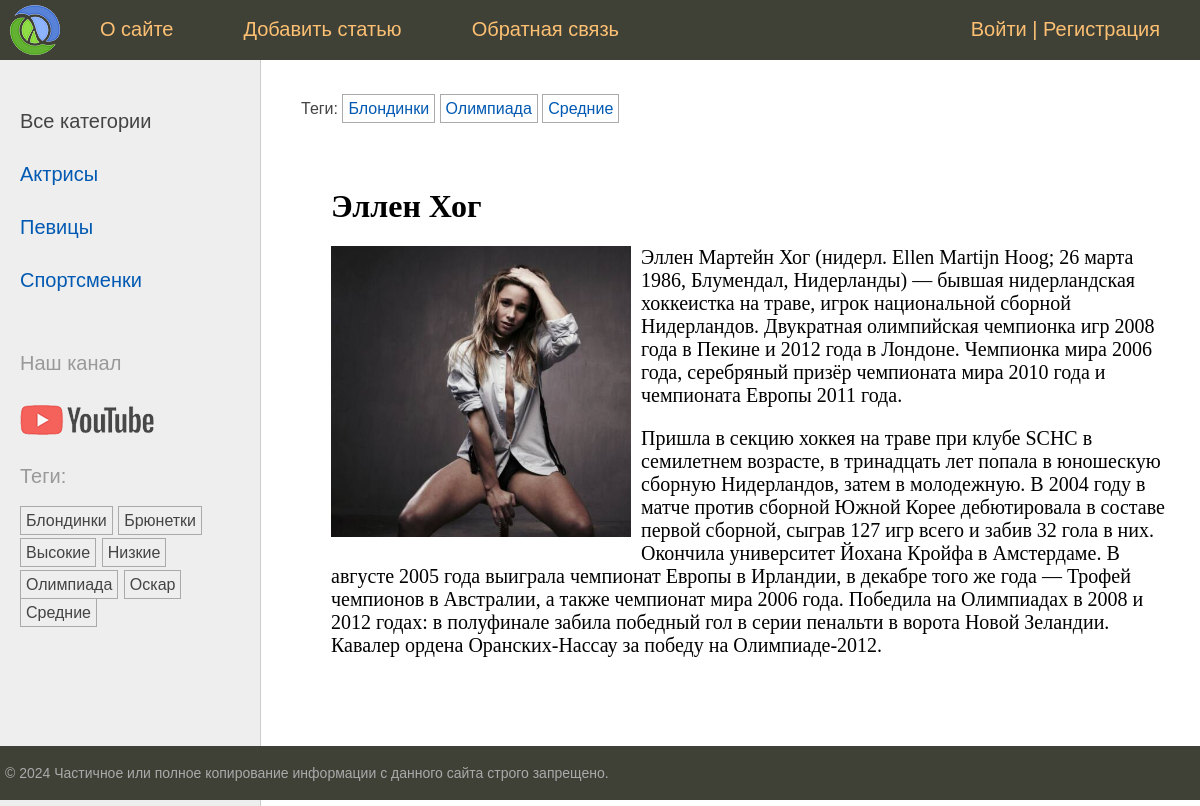
/post/ellen-hog/, run on the app's committed database.
### women/models.py (models this page shows, shortened)
class Category(models.Model):  # Модель Category в виде класса для связи many-to-one (нашей первичной модели category)
    name = models.CharField(max_length=100, db_index=True, verbose_name="Категория")  # имя категории + индекс-е поле
    slug = models.SlugField(max_length=255, unique=True, db_index=True)  # поле для обращения по slug + index
    class Meta:  # мета класс для вывода класса Category в админ панель
        verbose_name = "Категория"
        verbose_name_plural = "Категории"

class TagPost(models.Model):  # модель для тегов наследуем от класса Model
    tag = models.CharField(max_length=100, db_index=True)  # название тега(индексированное) + max длина 100 символов
    slug = models.SlugField(max_length=255, unique=True, db_index=True)  # поле для slug (уникален и индексирован)
    def get_absolute_url(self):  # метод возвращает url для конкретного тега(также отвечает в админке-смотреть на сайте)
        return reverse('tag', kwargs={'tag_slug': self.slug})  # slug берется из бд и формируется маршрут

class Women(models.Model):  # наш класс-модель с полями для таблицы
    class Status(models.IntegerChoices):  # класс для именовывания опубликованных/не опубликованных статей в виджете
        DRAFT = 0, 'Черновик'  # название-статус в виджете в виде кортежа с int
        PUBLISHED = 1, 'Опубликовано'  # - костыль в 20 строке - преобразует 1 и 0 в булевы значения
    title = models.CharField(max_length=255, verbose_name="Заголовок")  # Заголовок с максимальным кол-во символов
    slug = models.SlugField(max_length=255, unique=True, db_index=True, verbose_name="Slug",  # связка с slug в urls
                            validators=[  # стандартные валидаторы для slug + сообщение
                                MinLengthValidator(5, message="Минимум 5 символов"),
                                MaxLengthValidator(100, message="Максимум 100 символов")])
    photo = models.ImageField(upload_to="photos/%y/%m/%d", default=None,  # поле для загрузки фото для постов +
                              blank=True, null=True, verbose_name="Фото")  # параметры загрузки(каталог, имя...)
    content = models.TextField(blank=True, verbose_name="Текст статьи")  # Поле для текста(статьи) с доступно пустым
    time_create = models.DateTimeField(auto_now_add=True, verbose_name="Время создания")  # авто заполнение времени
    time_update = models.DateTimeField(auto_now=True, verbose_name="Время изменения")  # меняющееся при каждом изменении
    is_published = models.BooleanField(choices=tuple(map(lambda x: (bool(x[0]), x[1]), Status.choices)),  # Публикация +
                                       default=Status.DRAFT, verbose_name="Статус")  # костыль "опубликовано" в админке
    cat = models.ForeignKey('Category', on_delete=models.PROTECT, related_name='posts', verbose_name="Категории")
    tags = models.ManyToManyField('TagPost', blank=True, related_name='tags', verbose_name="Теги")  # many-to-many
    husband = models.OneToOneField('Husband', on_delete=models.SET_NULL,  # вывести Null в поле, где были удалены данные
                                   null=True, blank=True, related_name='wuman', verbose_name="Муж")
    author = models.ForeignKey(get_user_model(), on_delete=models.SET_NULL,  # атрибут связывает конкретную статью с её
                               related_name='posts', null=True, default=None)  # Автором. Получение модели get_user_mo-l
    objects = models.Manager()  # пользовательский менеджер по умолчанию (работает, если published не активен)
    published = PublishedManager()  # пользовательский менеджер публикаций(да/нет)
    class Meta:  # спец класс для сортировки полей модели Women с методом ordering и indexes + порядок сортировки
        verbose_name = "Известные женщины"  # заголовок для админки
        verbose_name_plural = "Известные женщины"  # заголовок во множественном числе (без -s)
        ordering = ['-time_create']  # порядок сортировки
        indexes = [  # список индексированных полей для ускорения сортировки
            models.Index(fields=['-time_create'])  # class Meta - для управления сортировкой на уровне класса
        ]

### women/views.py (the view)
# urls.py: path('post/<slug:post_slug>/', views.ShowPost.as_view(), name='post'),  # маршрут для шаблона и class ShowPost
class ShowPost(DataMixin, DetailView):  # класс отображает выбранный пост + организация ссылки post_slug
    template_name = 'women/post.html'  # используемый шаблон
    slug_url_kwarg = 'post_slug'  # явно указана переменная, по которой вызывается статья(указать в urls.py - маршрутах)
    context_object_name = 'post'  # переменная из шаблона post.html
    def get_context_data(self, **kwargs):  # метод для вывода актуального заголовка в шапке выбранного поста
        context = super().get_context_data(**kwargs)  # вызов метода из базового класса
        return self.get_mixin_context(context, title=context['post'].title)  # Метод из Mixin с доп параметрами
    def get_object(self, queryset=None):  # отобразить статьи только из опубликованных записей, иначе исключение 404
        return get_object_or_404(Women.published, slug=self.kwargs[self.slug_url_kwarg])  # Women.published - менеджер

### users/context_processors.py (called while the page is built)
def get_women_context(request):  # Конт-й шаблонный проц-р для отображения главного меню
    return {'mainmenu': menu}  # вернуть словарь и автоматически передать его во все шаблоны + переменная menu

### women/models.py (called while the page is built)
    def get_queryset(self):  # возвращает опубликованные посты(спец метод базового класса)
        return super().get_queryset().filter(is_published=Women.Status.PUBLISHED)  # возвращает опубликованные статьи

### women/templatetags/women_tags.py (called while the page is built)
@register.inclusion_tag('women/list_categories.html')  # inclusion тэг формирует шаблон и возвр-т фрагмент HTML-страницы
def show_categories(cat_selected=0):  # ф-я возвращает обработанную HTML-страницу
    cats = Category.objects.annotate(total=Count("posts")).filter(total__gt=0)  # вывод категорий, связанных с
    return {'cats': cats, 'cat_selected': cat_selected}  # возвращает список cats_db по переменной cats

@register.inclusion_tag('women/list_tags.html')  # шаблонный тег для отображения тегов в левом сайдбаре
def show_all_tags():
    return {'tags': TagPost.objects.annotate(total=Count("tags")).filter(total__gt=0)}  # возвращает теги из модели

### women/utils.py (called while the page is built)
    def get_mixin_context(self, context, **kwargs):  # в метод передается dict для шаблона и некие параметры-(key:value)
        context['cat_selected'] = None
        context.update(kwargs)  # в словарь добавить содержимое kwargs
        return context  # вернуть обновленный словарь

### women/templates/women/post.html (shortened to what this page needs)
{% extends 'base.html' %}
{% block breadcrumbs %}
{% with post.tags.all as tags %}
{% if tags %}
<ul class="tags-list">
    <li>Теги:</li>
    {% for t in tags %}
    <li><a href="{{t.get_absolute_url}}">{{t.tag}}</a></li>
    {% endfor %}
</ul>
{% endif %}
{% endwith %}
{% endblock %}
{% block content %}
<h1>{{post.title}}</h1>
{% if post.photo %}
<p><img class="img-article-left" src="{{post.photo.url}}"></p>
{% endif %}
{{post.content|linebreaks}}
{% endblock %}

### women/templates/women/list_categories.html
{% for cat in cats %}
{% if cat_id == cat_selected %}
<li class="selected">{{cat.name}}</li>
{% else %}
<li><a href="{{ cat.get_absolute_url }}">{{cat.name}}</a></li>
{% endif %}
{% endfor %}

### women/templates/women/list_tags.html
{% if tags %}
    <p>Теги:</p>
    <ul class="tags-list">
        {% for t in tags %}
        <li><a href="{{t.get_absolute_url}}">{{t.tag}}</a></li>
        {% endfor %}
    </ul>
{% endif %}

### women/static/women/css/styles.css (style rules this page uses)
html, body { font-family: 'Arial'; margin: 0; padding: 0; height: 100%; width: 100%; color: #444; }
a { color: #0059b2; text-decoration: none; }
img { max-width: 600px; height: auto; }
img.img-article-left { max-width: 300px; height: auto; float: left; padding: 0 10px 10px 0; }
.left-chapters ul { width: 230px; margin: 0; padding: 20px 10px 10px 20px; list-style: none; font-size: 20px; }
.left-chapters ul li { margin: 30px 0 0 0; color: #999; }
.left-chapters ul li.selected { color: #0059b2; }
.left-chapters ul li a { color: #444; text-decoration: none; }
ul.tags-list { width: 100%; margin: 0; padding: 0; list-style: none; }
ul.tags-list li { margin: 0; padding: 0 0 10px; display: inline-block; }
ul.tags-list li a { padding: 5px; font-size: 16px; border: 1px solid #aaa; }
.content-text h1 { font-size: 32px; }

### data on the page
Category: name "Актрисы"
Category: name "Певицы"
Category: name "Спортсменки"
TagPost: tag "Блондинки"
TagPost: tag "Брюнетки"
TagPost: tag "Высокие"
TagPost: tag "Низкие"
TagPost: tag "Олимпиада"
TagPost: tag "Оскар"
TagPost: tag "Средние"
Women: title "Эллен Хог", photo (picture), content "Эллен Мартейн Хог (нидерл. Ellen Martijn Hoog; 26 марта 1986, Блумендал, Нидерланды) — бывшая нидерландская хоккеистка на траве, игрок национальной сборной Нидерландов. Двукратная олимпийская чемпионка игр 2008 года в Пекине и 2012 года в Лондоне. Чемпионка мира 2006 года, серебряный призёр чемпионата мира 2010 года и чемпионата Европы 2011 года. Пришла в секцию хоккея на траве при клубе SCHC в семилетнем возрасте, в тринадцать лет попала в юношескую сборную Нидерландов, затем в молодежную. В 2004 году в матче против сборной Южной Корее дебютировала в составе первой сборной, сыграв 127 игр всего и забив 32 гола в них. Окончила университет Йохана Кройфа в Амстердаме. В августе 2005 года…"

### other printed values
{{ m.title }} "О сайте" "Добавить статью" "Обратная связь"
